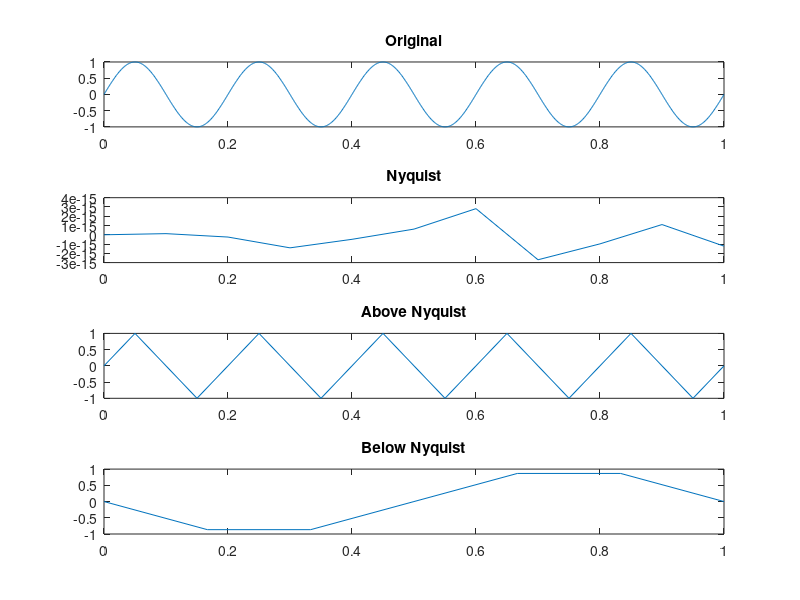

Write the MATLAB code that produced this figure.
t = 0:0.001:1;
f = 5;
x = sin(2*pi*f*t);

fs1 = 10;   % Nyquist (2*f)
fs2 = 20;   % above Nyquist
fs3 = 6;    % below Nyquist

t1 = 0:1/fs1:1;
t2 = 0:1/fs2:1;
t3 = 0:1/fs3:1;

subplot(4,1,1); plot(t, sin(2*pi*f*t)); title('Original');
subplot(4,1,2); plot(t1, sin(2*pi*f*t1)); title('Nyquist');
subplot(4,1,3); plot(t2, sin(2*pi*f*t2)); title('Above Nyquist');
subplot(4,1,4); plot(t3, sin(2*pi*f*t3)); title('Below Nyquist');
